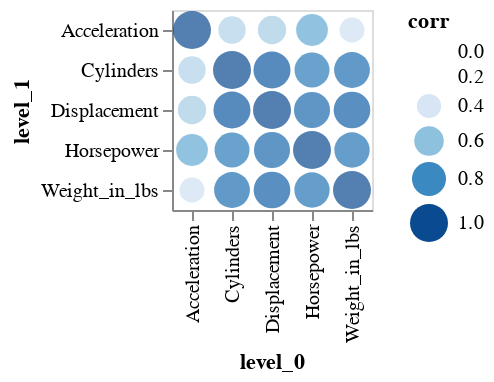

Notebook code for this chart:
### Markdown cell above
`check_multicollinearity()` also allow users to obtain pairwise Pearson Correlation for the explanatory variables in the training set. To do so, simply set the argument `vif_only` as `FALSE`.

### Code cell
vif_df, corr_chart = check_multicollinearity(X_train_clean, vif_only = False)
corr_chart

### Figure 1 — Vega-Lite specification as saved in the notebook (floating-point values rounded to 4 significant figures)
{"config": {"view": {"continuousWidth": 300, "continuousHeight": 300}}, "data": {"name": "data-17f4e32914e3e34dabaa10a6ad7388d7"}, "mark": {"type": "circle"}, "encoding": {"color": {"field": "corr", "type": "quantitative"}, "size": {"field": "corr", "type": "quantitative"}, "x": {"field": "level_0", "type": "nominal"}, "y": {"field": "level_1", "type": "nominal"}}, "$schema": "https://vega.github.io/schema/vega-lite/v5.20.1.json", "datasets": {"data-17f4e32914e3e34dabaa10a6ad7388d7": [{"level_0": "Cylinders", "level_1": "Cylinders", "corr": 1.0}, {"level_0": "Cylinders", "level_1": "Displacement", "corr": 0.951}, {"level_0": "Cylinders", "level_1": "Horsepower", "corr": 0.846}, {"level_0": "Cylinders", "level_1": "Weight_in_lbs", "corr": 0.889}, {"level_0": "Cylinders", "level_1": "Acceleration", "corr": 0.519}, {"level_0": "Displacement", "level_1": "Cylinders", "corr": 0.951}, {"level_0": "Displacement", "level_1": "Displacement", "corr": 1.0}, {"level_0": "Displacement", "level_1": "Horsepower", "corr": 0.901}, {"level_0": "Displacement", "level_1": "Weight_in_lbs", "corr": 0.932}, {"level_0": "Displacement", "level_1": "Acceleration", "corr": 0.55}, {"level_0": "Horsepower", "level_1": "Cylinders", "corr": 0.846}, {"level_0": "Horsepower", "level_1": "Displacement", "corr": 0.901}, {"level_0": "Horsepower", "level_1": "Horsepower", "corr": 1.0}, {"level_0": "Horsepower", "level_1": "Weight_in_lbs", "corr": 0.864}, {"level_0": "Horsepower", "level_1": "Acceleration", "corr": 0.696}, {"level_0": "Weight_in_lbs", "level_1": "Cylinders", "corr": 0.889}, {"level_0": "Weight_in_lbs", "level_1": "Displacement", "corr": 0.932}, {"level_0": "Weight_in_lbs", "level_1": "Horsepower", "corr": 0.864}, {"level_0": "Weight_in_lbs", "level_1": "Weight_in_lbs", "corr": 1.0}, {"level_0": "Weight_in_lbs", "level_1": "Acceleration", "corr": 0.427}, {"level_0": "Acceleration", "level_1": "Cylinders", "corr": 0.519}, {"level_0": "Acceleration", "level_1": "Displacement", "corr": 0.55}, {"level_0": "Acceleration", "level_1": "Horsepower", "corr": 0.696}, {"level_0": "Acceleration", "level_1": "Weight_in_lbs", "corr": 0.427}, {"level_0": "Acceleration", "level_1": "Acceleration", "corr": 1.0}]}}
